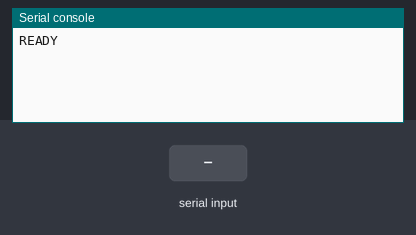
Simulated run of this program. Board: Raspberry Pi Pico running CircuitPython. Parts: the last lines printed to the serial console. The test bench sets the inputs (shaded band).

Above: at 1.2 s.
1.3 s: "PING" typed at the serial console, then Enter
At 2.1 s:
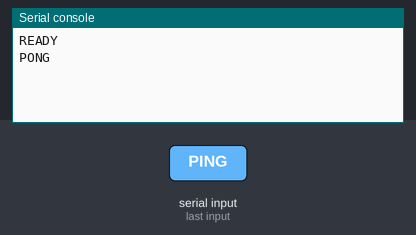
2.8 s: "QUIET" typed at the serial console, then Enter
At 3.2 s:
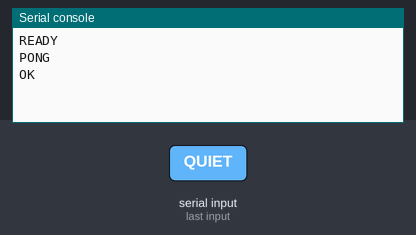
4.3 s: "S1" typed at the serial console, then Enter
At 5.5 s:
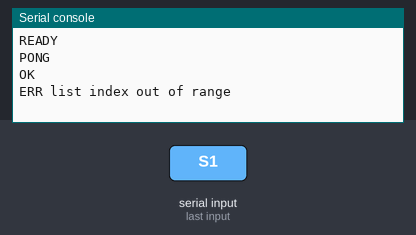
5.8 s: "5" typed at the serial console, then Enter
At 6.7 s:
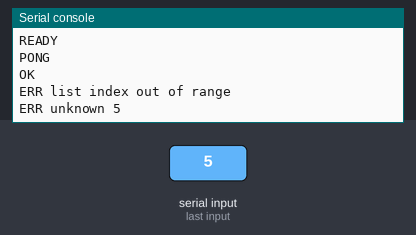

Measured:
- after the input at 1.3 s, the serial console: prints a new line at once (image 1)
- after the input at 2.8 s, the serial console: prints a new line at once (image 2)
- after the input at 4.3 s, the serial console: prints a new line at once (image 3)
- after the input at 5.8 s, the serial console: prints a new line at once (image 4)

The program:

code.py
```python
# CIRCUITPY/code.py
import sys
import supervisor
import pwmio
import board

SERVO_PINS = {
    1: board.GP10,
    2: board.GP9,
    3: board.GP8,
}

PW_MIN = 500
PW_MAX = 2500
PERIOD_US = 20000

def pw_to_duty(pw_us):
    return int(pw_us * 65535 / PERIOD_US)

class ServoController:
    def __init__(self):
        self.pwms = {}
        for sid, pin in SERVO_PINS.items():
            pwm = pwmio.PWMOut(pin, frequency=50, duty_cycle=0)
            self.pwms[sid] = pwm

    def set_pw(self, sid, pw):
        if sid not in self.pwms: return
        if not (PW_MIN <= pw <= PW_MAX): return
        self.pwms[sid].duty_cycle = pw_to_duty(pw)

    def quiet(self):
        for pwm in self.pwms.values():
            pwm.duty_cycle = 0

def reply(msg):
    print(msg)

def main():
    reply("READY")
    ctrl = ServoController()
    buf = ""

    while True:
        n = supervisor.runtime.serial_bytes_available
        if n > 0:
            buf += sys.stdin.read(n)

        while "\n" in buf:
            line, buf = buf.split("\n", 1)
            line = line.strip()
            if not line: continue

            parts = line.split()
            cmd = parts[0].upper()

            try:
                if cmd == "PING":
                    reply("PONG")
                elif cmd == "QUIET":
                    ctrl.quiet()
                    reply("OK")
                elif cmd in ("S1", "S2", "S3"):
                    sid = int(cmd[1])
                    pw = int(parts[1])
                    ctrl.set_pw(sid, pw)
                elif cmd == "M":
                    pw1 = int(parts[1])
                    pw2 = int(parts[2])
                    ctrl.set_pw(1, pw1)
                    ctrl.set_pw(2, pw2)
                else:
                    reply("ERR unknown {}".format(cmd))
            except Exception as e:
                reply("ERR {}".format(e))

if __name__ == "__main__":
    main()
```
